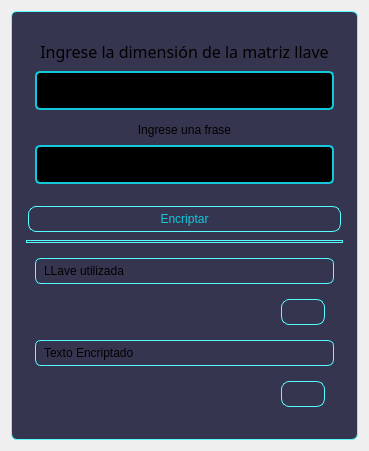
               <widget class="QWidget" name="page_uno">
                <layout class="QVBoxLayout" name="verticalLayout_8">
                 <item>
                  <widget class="QFrame" name="frame_5">
                   <property name="styleSheet">
                    <string notr="true">QFrame{
background-color: rgb(53, 53, 79);
border: 1.25px solid rgb(85,255,255);
border-radius: 6px;
padding: 5px;
}</string>
                   </property>
                   <property name="frameShape">
                    <enum>QFrame::StyledPanel</enum>
                   </property>
                   <property name="frameShadow">
                    <enum>QFrame::Raised</enum>
                   </property>
                   <layout class="QVBoxLayout" name="verticalLayout_9">
                    <item>
                     <widget class="QWidget" name="widget" native="true">
                      <layout class="QVBoxLayout" name="verticalLayout_3">
                       <property name="spacing">
                        <number>3</number>
                       </property>
                       <item>
                        <widget class="QLabel" name="label_uno_1">
                         <property name="maximumSize">
                          <size>
                           <width>16777215</width>
                           <height>200</height>
                          </size>
                         </property>
                         <property name="font">
                          <font>
                           <family>Arial Black</family>
                           <pointsize>12</pointsize>
                           <weight>10</weight>
                           <italic>false</italic>
                           <bold>false</bold>
                          </font>
                         </property>
                         <property name="styleSheet">
                          <string notr="true">QLabel{
border: none;
}</string>
                         </property>
                         <property name="text">
                          <string>Ingrese la dimensión de la matriz llave</string>
                         </property>
                         <property name="alignment">
                          <set>Qt::AlignCenter</set>
                         </property>
                        </widget>
                       </item>
                       <item>
                        <widget class="QLineEdit" name="lineEdit_2">
                         <property name="font">
                          <font>
                           <family>Arial Rounded MT Bold</family>
                           <pointsize>12</pointsize>
                           <weight>75</weight>
                           <bold>true</bold>
                          </font>
                         </property>
                         <property name="styleSheet">
                          <string notr="true">QLineEdit{
background-color: rgb(0, 0, 0);
border: 2px solid #14c8dc;
border-radius: 5px;
color: rgb(	225, 255, 255);
font 75 12pt &quot;Times New Roman&quot;;
padding: 5px;
margin-bottom: 5px;

}</string>
                         </property>
                        </widget>
                       </item>
                       <item>
                        <widget class="QLabel" name="label">
                         <property name="styleSheet">
                          <string notr="true">QLabel{
border: none;
}</string>
                         </property>
                         <property name="text">
                          <string>Ingrese una frase</string>
                         </property>
                         <property name="alignment">
                          <set>Qt::AlignCenter</set>
                         </property>
                        </widget>
                       </item>
                       <item>
                        <widget class="QLineEdit" name="lineEdit_3">
                         <property name="font">
                          <font>
                           <family>Arial Rounded MT Bold</family>
                           <pointsize>12</pointsize>
                           <weight>75</weight>
                           <italic>false</italic>
                           <bold>true</bold>
                           <underline>false</underline>
                           <strikeout>false</strikeout>
                          </font>
                         </property>
                         <property name="styleSheet">
                          <string notr="true">QLineEdit{
background-color: rgb(0, 0, 0);
border: 2px solid #14c8dc;
border-radius: 5px;
color: rgb(	225, 255, 255);
font 75 12pt &quot;Times New Roman&quot;;
padding: 5px;
margin-bottom: 5px
}</string>
                         </property>
                         <property name="text">
                          <string/>
                         </property>
                        </widget>
                       </item>
                      </layout>
                     </widget>
                    </item>
                    <item>
                     <widget class="QPushButton" name="bt_encrypt">
                      <property name="cursor">
                       <cursorShape>PointingHandCursor</cursorShape>
                      </property>
                      <property name="styleSheet">
                       <string notr="true">QPushButton{
font: 87 12pt &quot;Arial Black&quot;;
background-color:000000ff;
color: rgb(20, 200, 220);
border-radius: 8px;
border: 1.25px solid rgb(85,255,255);
padding: 5px;
qproperty-toolButtonStyle: ToolButtonTextBesideIcon;
qproperty-text-align: left;
margin: 2px;
}
QPushButton:hover{
background-color: rgb(0, 0, 0);
}</string>
                      </property>
                      <property name="text">
                       <string>Encriptar</string>
                      </property>
                     </widget>
                    </item>
                    <item>
                     <widget class="Line" name="line">
                      <property name="orientation">
                       <enum>Qt::Horizontal</enum>
                      </property>
                     </widget>
                    </item>
                    <item>
                     <widget class="QWidget" name="widget_2" native="true">
                      <layout class="QVBoxLayout" name="verticalLayout_10">
                       <item>
                        <widget class="QLabel" name="label_4">
                         <property name="text">
                          <string>LLave utilizada</string>
                         </property>
                         <property name="alignment">
                          <set>Qt::AlignLeading|Qt::AlignLeft|Qt::AlignVCenter</set>
                         </property>
                        </widget>
                       </item>
                       <item>
                        <widget class="QWidget" name="widget_3" native="true">
                         <layout class="QHBoxLayout" name="horizontalLayout_5">
                          <item>
                           <widget class="QLabel" name="label_5">
                            <property name="sizePolicy">
                             <sizepolicy hsizetype="Minimum" vsizetype="Minimum">
                              <horstretch>0</horstretch>
                              <verstretch>0</verstretch>
                             </sizepolicy>
                            </property>
                            <property name="cursor">
                             <cursorShape>IBeamCursor</cursorShape>
                            </property>
                            <property name="styleSheet">
                             <string notr="true">QLabel {
border: none;
Qt.TextSelectableByMouse
}</string>
                            </property>
                            <property name="lineWidth">
                             <number>0</number>
                            </property>
                            <property name="text">
                             <string/>
                            </property>
                           </widget>
                          </item>
                          <item>
                           <widget class="QPushButton" name="bt_copiar_1">
                            <property name="sizePolicy">
                             <sizepolicy hsizetype="Maximum" vsizetype="Maximum">
                              <horstretch>0</horstretch>
                              <verstretch>0</verstretch>
                             </sizepolicy>
                            </property>
                            <property name="cursor">
                             <cursorShape>PointingHandCursor</cursorShape>
                            </property>
                            <property name="styleSheet">
                             <string notr="true">QPushButton{
font: 87 12pt &quot;Arial Black&quot;;
background-color:000000ff;
color: rgb(20, 200, 220);
border-radius: 8px;
border: 1px solid rgb(85,255,255);
padding: 5px;
qproperty-toolButtonStyle: ToolButtonTextBesideIcon;
qproperty-text-align: left;
}
QPushButton:hover{
background-color: rgb(0, 0, 0);
}</string>
                            </property>
                            <property name="text">
                             <string/>
                            </property>
                            <property name="icon">
                             <iconset>
                              <normaloff>iconos/copiar.png</normaloff>iconos/copiar.png</iconset>
                            </property>
                           </widget>
                          </item>
                         </layout>
                        </widget>
                       </item>
                       <item>
                        <widget class="QLabel" name="label_6">
                         <property name="text">
                          <string>Texto Encriptado</string>
                         </property>
                        </widget>
                       </item>
                       <item>
                        <widget class="QWidget" name="widget_4" native="true">
                         <property name="cursor">
                          <cursorShape>ArrowCursor</cursorShape>
                         </property>
                         <layout class="QHBoxLayout" name="horizontalLayout_6">
                          <item>
                           <widget class="QLabel" name="label_7">
                            <property name="sizePolicy">
                             <sizepolicy hsizetype="Minimum" vsizetype="Minimum">
                              <horstretch>0</horstretch>
                              <verstretch>0</verstretch>
                             </sizepolicy>
                            </property>
                            <property name="cursor">
                             <cursorShape>IBeamCursor</cursorShape>
                            </property>
                            <property name="styleSheet">
                             <string notr="true">QLabel {
border: none;
}</string>
                            </property>
                            <property name="text">
                             <string/>
                            </property>
                           </widget>
                          </item>
                          <item>
                           <widget class="QPushButton" name="bt_copiar_2">
                            <property name="sizePolicy">
                             <sizepolicy hsizetype="Maximum" vsizetype="Maximum">
                              <horstretch>0</horstretch>
                              <verstretch>0</verstretch>
                             </sizepolicy>
                            </property>
                            <property name="cursor">
                             <cursorShape>PointingHandCursor</cursorShape>
                            </property>
                            <property name="styleSheet">
                             <string notr="true">QPushButton{
font: 87 12pt &quot;Arial Black&quot;;
background-color:000000ff;
color: rgb(20, 200, 220);
border-radius: 8px;
border: 1px solid rgb(85,255,255);
padding: 5px;
qproperty-toolButtonStyle: ToolButtonTextBesideIcon;
qproperty-text-align: left;
}
QPushButton:hover{
background-color: rgb(0, 0, 0);
}</string>
                            </property>
                            <property name="text">
                             <string/>
                            </property>
                            <property name="icon">
                             <iconset>
                              <normaloff>iconos/copiar.png</normaloff>iconos/copiar.png</iconset>
                            </property>
                           </widget>
                          </item>
                         </layout>
                        </widget>
                       </item>
                      </layout>
                     </widget>
                    </item>
                   </layout>
                  </widget>
                 </item>
                </layout>
               </widget>
